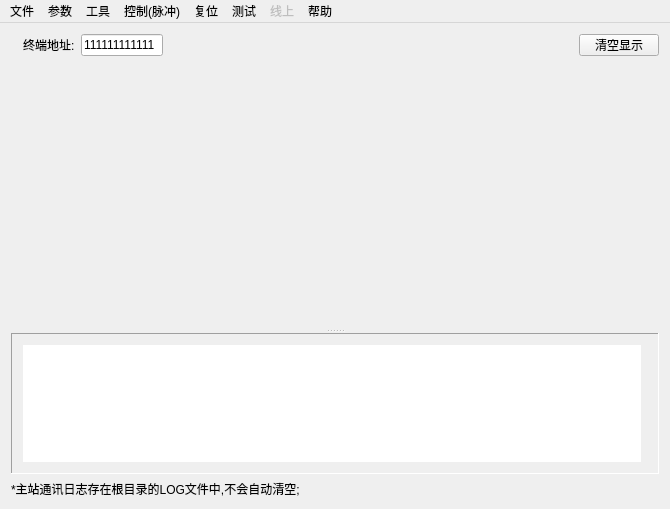
<?xml version="1.0" encoding="UTF-8"?>
<ui version="4.0">
 <class>MainWindow</class>
 <widget class="QMainWindow" name="MainWindow">
  <property name="enabled">
   <bool>true</bool>
  </property>
  <property name="geometry">
   <rect>
    <x>0</x>
    <y>0</y>
    <width>670</width>
    <height>509</height>
   </rect>
  </property>
  <property name="windowTitle">
   <string>698 Special</string>
  </property>
  <property name="windowIcon">
   <iconset resource="logo.qrc">
    <normaloff>:/main/ooopic_1565853136.ico</normaloff>:/main/ooopic_1565853136.ico</iconset>
  </property>
  <widget class="QWidget" name="centralwidget">
   <layout class="QVBoxLayout" name="verticalLayout">
    <item>
     <layout class="QHBoxLayout" name="horizontalLayout">
      <item>
       <layout class="QHBoxLayout" name="horizontalLayout_2">
        <property name="leftMargin">
         <number>12</number>
        </property>
        <property name="rightMargin">
         <number>0</number>
        </property>
        <item>
         <widget class="QLabel" name="label">
          <property name="text">
           <string>终端地址:</string>
          </property>
          <property name="buddy">
           <cstring>lineEdit</cstring>
          </property>
         </widget>
        </item>
        <item>
         <widget class="QLineEdit" name="lineEdit">
          <property name="sizePolicy">
           <sizepolicy hsizetype="Preferred" vsizetype="Fixed">
            <horstretch>0</horstretch>
            <verstretch>0</verstretch>
           </sizepolicy>
          </property>
          <property name="minimumSize">
           <size>
            <width>82</width>
            <height>0</height>
           </size>
          </property>
          <property name="maximumSize">
           <size>
            <width>77</width>
            <height>16777215</height>
           </size>
          </property>
          <property name="sizeIncrement">
           <size>
            <width>0</width>
            <height>0</height>
           </size>
          </property>
          <property name="baseSize">
           <size>
            <width>99</width>
            <height>0</height>
           </size>
          </property>
          <property name="layoutDirection">
           <enum>Qt::LeftToRight</enum>
          </property>
          <property name="text">
           <string>111111111111</string>
          </property>
          <property name="maxLength">
           <number>12</number>
          </property>
          <property name="readOnly">
           <bool>false</bool>
          </property>
         </widget>
        </item>
       </layout>
      </item>
      <item>
       <spacer name="horizontalSpacer">
        <property name="orientation">
         <enum>Qt::Horizontal</enum>
        </property>
        <property name="sizeHint" stdset="0">
         <size>
          <width>40</width>
          <height>20</height>
         </size>
        </property>
       </spacer>
      </item>
      <item>
       <widget class="QPushButton" name="pushButton">
        <property name="sizePolicy">
         <sizepolicy hsizetype="Fixed" vsizetype="Fixed">
          <horstretch>0</horstretch>
          <verstretch>33</verstretch>
         </sizepolicy>
        </property>
        <property name="minimumSize">
         <size>
          <width>0</width>
          <height>20</height>
         </size>
        </property>
        <property name="maximumSize">
         <size>
          <width>16777215</width>
          <height>16777203</height>
         </size>
        </property>
        <property name="sizeIncrement">
         <size>
          <width>0</width>
          <height>21</height>
         </size>
        </property>
        <property name="baseSize">
         <size>
          <width>0</width>
          <height>22</height>
         </size>
        </property>
        <property name="layoutDirection">
         <enum>Qt::LeftToRight</enum>
        </property>
        <property name="text">
         <string>清空显示</string>
        </property>
       </widget>
      </item>
     </layout>
    </item>
    <item>
     <widget class="QSplitter" name="splitter">
      <property name="frameShape">
       <enum>QFrame::NoFrame</enum>
      </property>
      <property name="frameShadow">
       <enum>QFrame::Sunken</enum>
      </property>
      <property name="lineWidth">
       <number>0</number>
      </property>
      <property name="midLineWidth">
       <number>0</number>
      </property>
      <property name="orientation">
       <enum>Qt::Vertical</enum>
      </property>
      <widget class="QFrame" name="frame_2">
       <property name="frameShape">
        <enum>QFrame::NoFrame</enum>
       </property>
       <property name="frameShadow">
        <enum>QFrame::Raised</enum>
       </property>
       <property name="lineWidth">
        <number>1</number>
       </property>
       <layout class="QHBoxLayout" name="horizontalLayout_5">
        <property name="leftMargin">
         <number>9</number>
        </property>
        <property name="topMargin">
         <number>0</number>
        </property>
        <item>
         <widget class="QMdiArea" name="mdiArea">
          <property name="frameShape">
           <enum>QFrame::NoFrame</enum>
          </property>
          <property name="frameShadow">
           <enum>QFrame::Sunken</enum>
          </property>
          <property name="background">
           <brush brushstyle="NoBrush">
            <color alpha="255">
             <red>160</red>
             <green>160</green>
             <blue>160</blue>
            </color>
           </brush>
          </property>
          <property name="viewMode">
           <enum>QMdiArea::TabbedView</enum>
          </property>
          <property name="tabShape">
           <enum>QTabWidget::Rounded</enum>
          </property>
         </widget>
        </item>
       </layout>
      </widget>
      <widget class="QFrame" name="frame">
       <property name="frameShape">
        <enum>QFrame::Panel</enum>
       </property>
       <property name="frameShadow">
        <enum>QFrame::Sunken</enum>
       </property>
       <property name="lineWidth">
        <number>1</number>
       </property>
       <property name="midLineWidth">
        <number>0</number>
       </property>
       <layout class="QHBoxLayout" name="horizontalLayout_4">
        <item>
         <widget class="QTableWidget" name="tableWidget">
          <property name="frameShape">
           <enum>QFrame::NoFrame</enum>
          </property>
          <property name="frameShadow">
           <enum>QFrame::Sunken</enum>
          </property>
          <property name="verticalScrollBarPolicy">
           <enum>Qt::ScrollBarAsNeeded</enum>
          </property>
          <property name="horizontalScrollBarPolicy">
           <enum>Qt::ScrollBarAlwaysOff</enum>
          </property>
          <property name="editTriggers">
           <set>QAbstractItemView::NoEditTriggers</set>
          </property>
          <property name="showDropIndicator" stdset="0">
           <bool>false</bool>
          </property>
          <property name="alternatingRowColors">
           <bool>true</bool>
          </property>
          <property name="selectionMode">
           <enum>QAbstractItemView::ExtendedSelection</enum>
          </property>
          <property name="selectionBehavior">
           <enum>QAbstractItemView::SelectItems</enum>
          </property>
          <property name="textElideMode">
           <enum>Qt::ElideLeft</enum>
          </property>
          <property name="gridStyle">
           <enum>Qt::CustomDashLine</enum>
          </property>
          <property name="cornerButtonEnabled">
           <bool>false</bool>
          </property>
          <attribute name="horizontalHeaderVisible">
           <bool>false</bool>
          </attribute>
          <attribute name="horizontalHeaderCascadingSectionResizes">
           <bool>false</bool>
          </attribute>
          <attribute name="horizontalHeaderDefaultSectionSize">
           <number>50</number>
          </attribute>
          <attribute name="horizontalHeaderStretchLastSection">
           <bool>false</bool>
          </attribute>
          <attribute name="verticalHeaderVisible">
           <bool>false</bool>
          </attribute>
          <column>
           <property name="text">
            <string>New Column</string>
           </property>
          </column>
          <column>
           <property name="text">
            <string>New Column</string>
           </property>
          </column>
          <column>
           <property name="text">
            <string>New Column</string>
           </property>
          </column>
          <column>
           <property name="text">
            <string>New Column</string>
           </property>
          </column>
         </widget>
        </item>
        <item>
         <widget class="Line" name="line">
          <property name="orientation">
           <enum>Qt::Horizontal</enum>
          </property>
         </widget>
        </item>
       </layout>
      </widget>
     </widget>
    </item>
    <item>
     <widget class="QLabel" name="label_2">
      <property name="text">
       <string>*主站通讯日志存在根目录的LOG文件中,不会自动清空;</string>
      </property>
     </widget>
    </item>
   </layout>
  </widget>
  <widget class="QMenuBar" name="menubar">
   <property name="geometry">
    <rect>
     <x>0</x>
     <y>0</y>
     <width>670</width>
     <height>23</height>
    </rect>
   </property>
   <widget class="QMenu" name="menuOpen">
    <property name="title">
     <string>文件</string>
    </property>
    <addaction name="actionSd"/>
    <addaction name="action"/>
   </widget>
   <widget class="QMenu" name="menu">
    <property name="title">
     <string>帮助</string>
    </property>
    <addaction name="actionA"/>
   </widget>
   <widget class="QMenu" name="menu_2">
    <property name="enabled">
     <bool>true</bool>
    </property>
    <property name="title">
     <string>测试</string>
    </property>
    <widget class="QMenu" name="menu_8">
     <property name="enabled">
      <bool>true</bool>
     </property>
     <property name="title">
      <string>默认测试方案</string>
     </property>
     <addaction name="actionSh"/>
     <addaction name="actionRi"/>
     <addaction name="actionQu"/>
    </widget>
    <widget class="QMenu" name="menu_6">
     <property name="enabled">
      <bool>false</bool>
     </property>
     <property name="title">
      <string>浙江</string>
     </property>
     <widget class="QMenu" name="menu_7">
      <property name="enabled">
       <bool>false</bool>
      </property>
      <property name="title">
       <string>实时数据</string>
      </property>
      <addaction name="action0200_3"/>
      <addaction name="action0201_2"/>
     </widget>
     <widget class="QMenu" name="menu_3">
      <property name="enabled">
       <bool>false</bool>
      </property>
      <property name="title">
       <string>冻结曲线数据</string>
      </property>
      <addaction name="action0020l"/>
      <addaction name="action0201l"/>
     </widget>
     <addaction name="menu_7"/>
     <addaction name="actionRi_2"/>
     <addaction name="menu_3"/>
    </widget>
    <widget class="QMenu" name="menu_13">
     <property name="title">
      <string>高级</string>
     </property>
     <addaction name="actionshangbao"/>
    </widget>
    <addaction name="menu_8"/>
    <addaction name="menu_6"/>
    <addaction name="actionSichuan"/>
    <addaction name="separator"/>
    <addaction name="menu_13"/>
    <addaction name="actionSdf"/>
   </widget>
   <widget class="QMenu" name="menu_4">
    <property name="enabled">
     <bool>true</bool>
    </property>
    <property name="title">
     <string>工具</string>
    </property>
    <addaction name="actionC"/>
    <addaction name="actionAPDUzu"/>
   </widget>
   <widget class="QMenu" name="menu_5">
    <property name="enabled">
     <bool>true</bool>
    </property>
    <property name="title">
     <string>复位</string>
    </property>
    <addaction name="actionShuju"/>
    <addaction name="actionCanshu"/>
   </widget>
   <widget class="QMenu" name="menu_10">
    <property name="enabled">
     <bool>true</bool>
    </property>
    <property name="title">
     <string>控制(脉冲)</string>
    </property>
    <widget class="QMenu" name="menu_11">
     <property name="enabled">
      <bool>true</bool>
     </property>
     <property name="title">
      <string>遥控</string>
     </property>
     <addaction name="action_15"/>
     <addaction name="action_16"/>
     <addaction name="separator"/>
     <addaction name="action_24"/>
     <addaction name="action_23"/>
     <addaction name="separator"/>
     <addaction name="actionZ"/>
    </widget>
    <addaction name="menu_11"/>
    <addaction name="separator"/>
    <addaction name="actionS"/>
    <addaction name="action_a"/>
    <addaction name="separator"/>
    <addaction name="action_22"/>
    <addaction name="action_2"/>
    <addaction name="separator"/>
    <addaction name="action_3"/>
    <addaction name="action_4"/>
    <addaction name="separator"/>
    <addaction name="action_5"/>
    <addaction name="action_6"/>
    <addaction name="separator"/>
    <addaction name="action_7"/>
    <addaction name="action_8"/>
    <addaction name="separator"/>
    <addaction name="action_9"/>
    <addaction name="action_10"/>
    <addaction name="separator"/>
    <addaction name="action_11"/>
    <addaction name="action_12"/>
    <addaction name="separator"/>
    <addaction name="action_13"/>
    <addaction name="action_14"/>
    <addaction name="separator"/>
    <addaction name="action_17"/>
    <addaction name="action_18"/>
   </widget>
   <widget class="QMenu" name="menu_9">
    <property name="enabled">
     <bool>false</bool>
    </property>
    <property name="title">
     <string>线上</string>
    </property>
    <addaction name="actiononline"/>
   </widget>
   <widget class="QMenu" name="menu_12">
    <property name="title">
     <string>参数</string>
    </property>
    <addaction name="actionbiaodangan"/>
   </widget>
   <addaction name="menuOpen"/>
   <addaction name="menu_12"/>
   <addaction name="menu_4"/>
   <addaction name="menu_10"/>
   <addaction name="menu_5"/>
   <addaction name="menu_2"/>
   <addaction name="menu_9"/>
   <addaction name="menu"/>
  </widget>
  <action name="action">
   <property name="text">
    <string>广播读地址</string>
   </property>
   <property name="iconText">
    <string notr="true">Exit</string>
   </property>
  </action>
  <action name="actionSd">
   <property name="text">
    <string>通讯配置</string>
   </property>
   <property name="iconText">
    <string notr="true">通讯配置</string>
   </property>
   <property name="iconVisibleInMenu">
    <bool>false</bool>
   </property>
  </action>
  <action name="actionA">
   <property name="text">
    <string>关于</string>
   </property>
  </action>
  <action name="actionX">
   <property name="text">
    <string>自定义参数配置</string>
   </property>
  </action>
  <action name="actionSdf">
   <property name="enabled">
    <bool>true</bool>
   </property>
   <property name="text">
    <string>自定义测试</string>
   </property>
  </action>
  <action name="actionC">
   <property name="enabled">
    <bool>true</bool>
   </property>
   <property name="text">
    <string>批量配置事件</string>
   </property>
  </action>
  <action name="actionG">
   <property name="text">
    <string>广播读地址</string>
   </property>
  </action>
  <action name="actionMore">
   <property name="text">
    <string>默认方案</string>
   </property>
  </action>
  <action name="action0200">
   <property name="text">
    <string>0200</string>
   </property>
  </action>
  <action name="action0200_2">
   <property name="text">
    <string>0200类</string>
   </property>
  </action>
  <action name="action0201">
   <property name="text">
    <string>0201类</string>
   </property>
  </action>
  <action name="action0200_3">
   <property name="checkable">
    <bool>true</bool>
   </property>
   <property name="text">
    <string>0200类</string>
   </property>
  </action>
  <action name="action0201_2">
   <property name="checkable">
    <bool>true</bool>
   </property>
   <property name="text">
    <string>0201类</string>
   </property>
  </action>
  <action name="actionSh">
   <property name="text">
    <string>实时数据(多项)</string>
   </property>
  </action>
  <action name="actionRi">
   <property name="text">
    <string>日冻结数据</string>
   </property>
  </action>
  <action name="actionQu">
   <property name="text">
    <string>冻结曲线数据</string>
   </property>
  </action>
  <action name="actionRi_2">
   <property name="text">
    <string>日冻结数据</string>
   </property>
  </action>
  <action name="action0020l">
   <property name="text">
    <string>0200类</string>
   </property>
  </action>
  <action name="action0201l">
   <property name="text">
    <string>0201类</string>
   </property>
  </action>
  <action name="actionS">
   <property name="text">
    <string>时段功控投入</string>
   </property>
  </action>
  <action name="action_a">
   <property name="text">
    <string>时段功控解除</string>
   </property>
  </action>
  <action name="action_3">
   <property name="text">
    <string>厂休功控投入</string>
   </property>
  </action>
  <action name="action_4">
   <property name="text">
    <string>厂休功控解除</string>
   </property>
  </action>
  <action name="action_5">
   <property name="text">
    <string>营业报停功控投入</string>
   </property>
  </action>
  <action name="action_6">
   <property name="text">
    <string>营业报停功控解除</string>
   </property>
  </action>
  <action name="action_7">
   <property name="text">
    <string>月电控投入</string>
   </property>
  </action>
  <action name="action_8">
   <property name="text">
    <string>月电控解除</string>
   </property>
  </action>
  <action name="action_9">
   <property name="text">
    <string>购电控投入</string>
   </property>
  </action>
  <action name="action_10">
   <property name="text">
    <string>购电控解除</string>
   </property>
  </action>
  <action name="action_11">
   <property name="text">
    <string>催费告警投入</string>
   </property>
  </action>
  <action name="action_12">
   <property name="text">
    <string>催费告警解除</string>
   </property>
  </action>
  <action name="action_13">
   <property name="text">
    <string>保电投入</string>
   </property>
  </action>
  <action name="action_14">
   <property name="text">
    <string>保电解除</string>
   </property>
  </action>
  <action name="action_15">
   <property name="text">
    <string>单地址跳闸(第1轮)</string>
   </property>
   <property name="toolTip">
    <string>单地址跳闸</string>
   </property>
  </action>
  <action name="action_16">
   <property name="text">
    <string>单地址合闸(第1轮)</string>
   </property>
  </action>
  <action name="action_17">
   <property name="text">
    <string>剔除投入</string>
   </property>
  </action>
  <action name="action_18">
   <property name="text">
    <string>剔除解除</string>
   </property>
  </action>
  <action name="actionZ">
   <property name="text">
    <string>组地址跳闸(第2轮)</string>
   </property>
  </action>
  <action name="actionD">
   <property name="text">
    <string>组地址合闸</string>
   </property>
  </action>
  <action name="actionShuju">
   <property name="text">
    <string>数据初始化</string>
   </property>
  </action>
  <action name="actionCanshu">
   <property name="text">
    <string>参数初始化</string>
   </property>
  </action>
  <action name="action_26">
   <property name="enabled">
    <bool>false</bool>
   </property>
   <property name="text">
    <string>字符转换</string>
   </property>
  </action>
  <action name="action_dongjie">
   <property name="text">
    <string>自定义冻结数据</string>
   </property>
  </action>
  <action name="actionX_2">
   <property name="text">
    <string>自定义数据读取</string>
   </property>
  </action>
  <action name="action_20">
   <property name="text">
    <string>曲线数据</string>
   </property>
  </action>
  <action name="action_19">
   <property name="text">
    <string>默认实时数据</string>
   </property>
  </action>
  <action name="action_21">
   <property name="text">
    <string>默认日冻结数据</string>
   </property>
  </action>
  <action name="action_2">
   <property name="text">
    <string>当前功率下浮控解除</string>
   </property>
  </action>
  <action name="action_22">
   <property name="text">
    <string>当前功率下浮控投入</string>
   </property>
  </action>
  <action name="actionAPDUzu">
   <property name="checkable">
    <bool>false</bool>
   </property>
   <property name="enabled">
    <bool>true</bool>
   </property>
   <property name="text">
    <string>自定义报文发送</string>
   </property>
  </action>
  <action name="action_23">
   <property name="text">
    <string>单地址合闸(第2轮)</string>
   </property>
  </action>
  <action name="actionSichuan">
   <property name="enabled">
    <bool>false</bool>
   </property>
   <property name="text">
    <string>四川专变默认参数</string>
   </property>
  </action>
  <action name="action_24">
   <property name="text">
    <string>单地址跳闸(第2轮)</string>
   </property>
  </action>
  <action name="actiononline">
   <property name="enabled">
    <bool>false</bool>
   </property>
   <property name="text">
    <string>测试</string>
   </property>
  </action>
  <action name="action_25">
   <property name="checkable">
    <bool>true</bool>
   </property>
   <property name="text">
    <string>停止下发</string>
   </property>
  </action>
  <action name="actionbiaodangan">
   <property name="text">
    <string>表档案设置</string>
   </property>
  </action>
  <action name="actionshangbao">
   <property name="checkable">
    <bool>true</bool>
   </property>
   <property name="text">
    <string>上报不回响应</string>
   </property>
  </action>
 </widget>
 <layoutdefault spacing="6" margin="11"/>
 <resources>
  <include location="logo.qrc"/>
 </resources>
 <connections/>
</ui>
